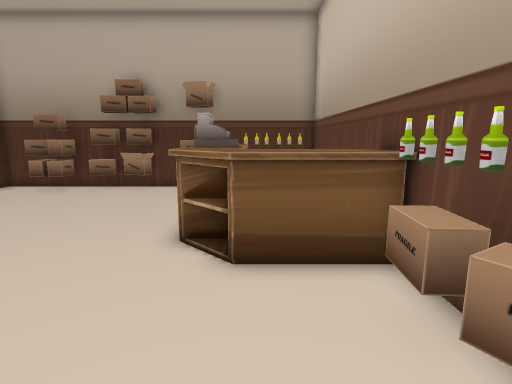
View 1 (above)

17 first-person views from a walk through a scene from a Unity 3-D project. The camera is 1.2 m above the floor, tilts 10° down and sees 80° across. The floor is counted in squares, 0.5 m on a side. Each view is taken from the middle of a square. On the plan, view 1 faces up. The plan holds only what a view shows up to about 19 squares ahead; the rest is blank. The player character is not drawn. Some animated figures are not drawn.

View 2
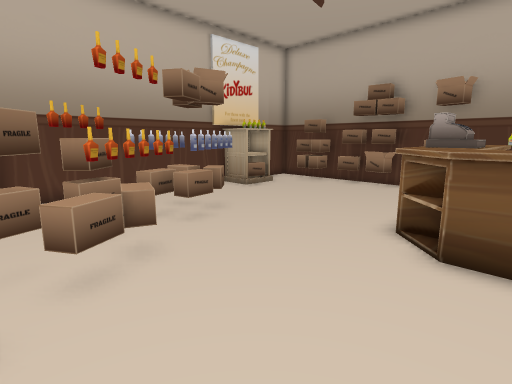

View 3
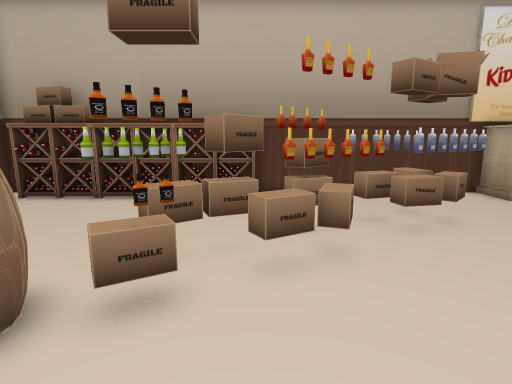

View 4
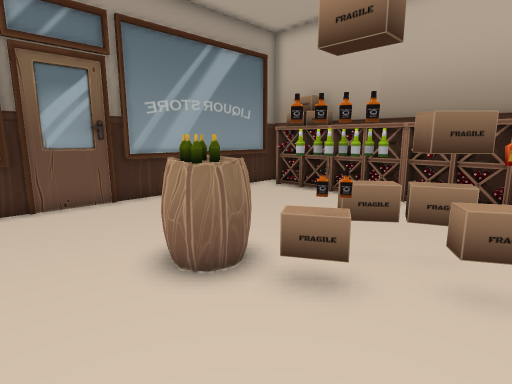

View 5
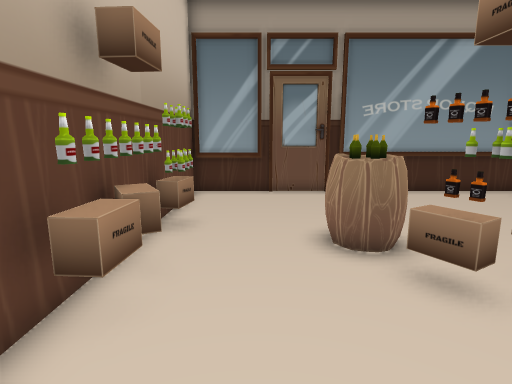

View 6
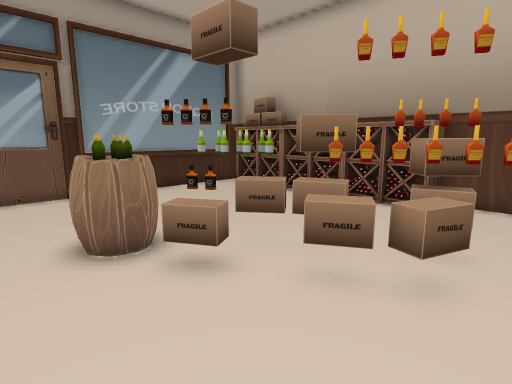

View 7
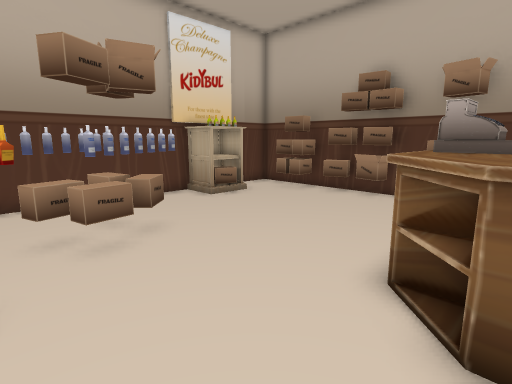

View 8
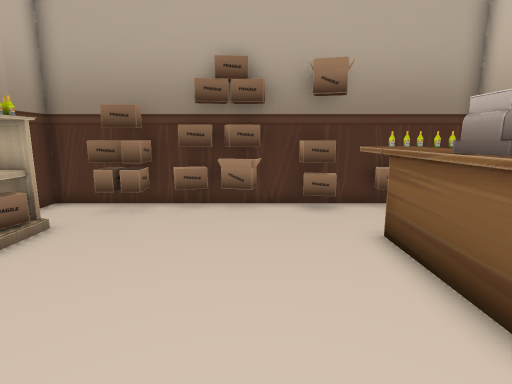

View 9
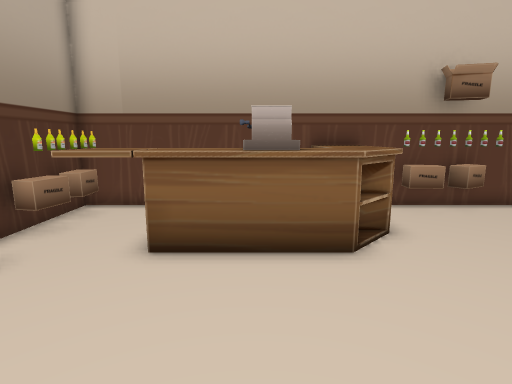

View 10
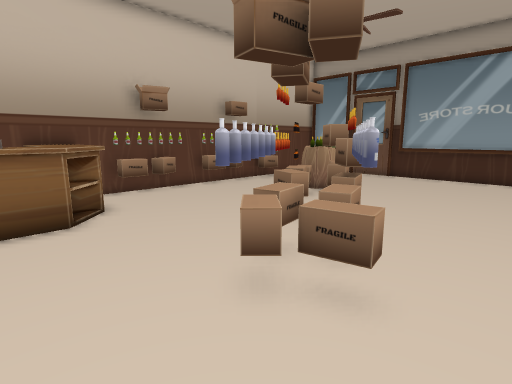

View 11
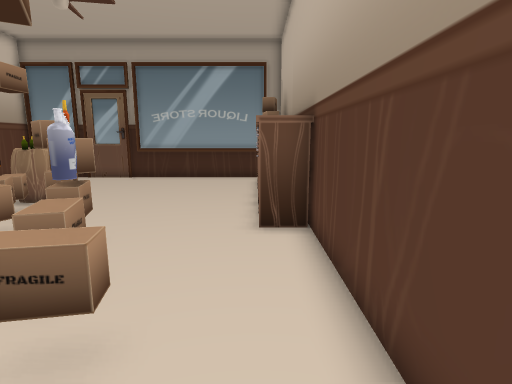

View 12
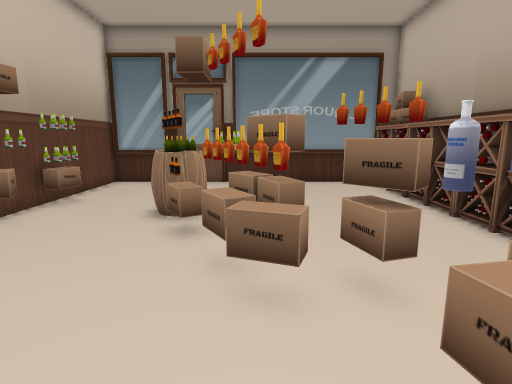

View 13
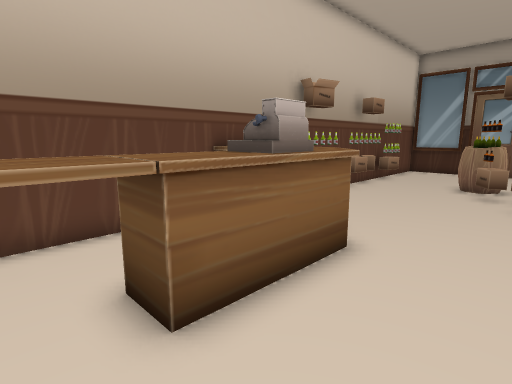

View 14
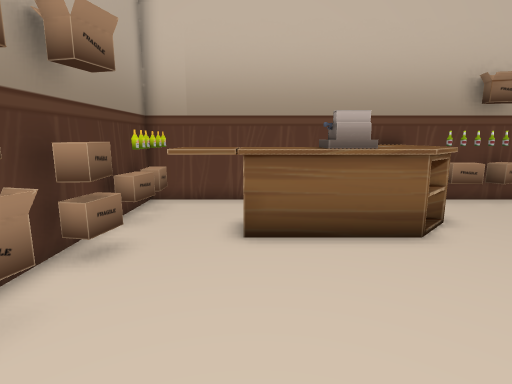

View 15
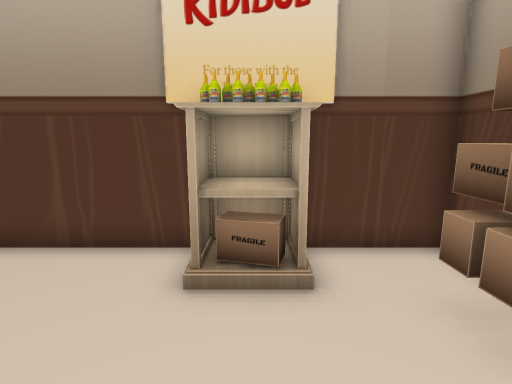

View 16
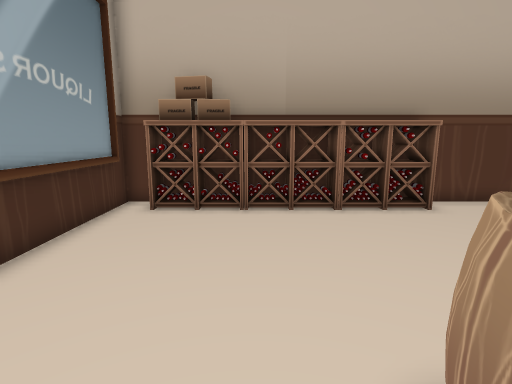

View 17
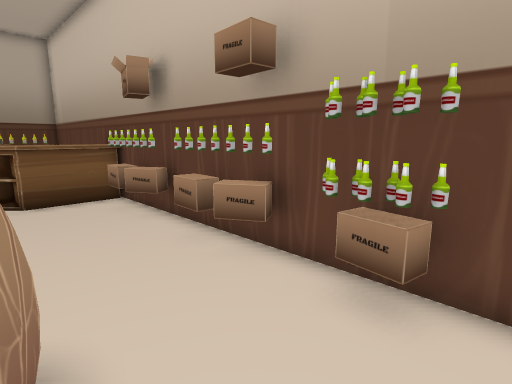

### Floor plan
Points are (right, up) in squares from view 1. A wall is a line through its corners. A room is listed if a view was taken in it or the views show most of it. See-through windows are left out.
Room 1 (views 1, 2, 3, 4, 5, 6, 7, 8, 9, 10, 11, 12, 13, 14, 15, 16, 17)
walls: (-12.5, -2.4) (-12.5, -3.6); (-0.2, -10.7) (2.9, -10.7) (2.9, 15.2) (1.4, 15.2); (-12.5, -9.4) (-12.5, -10.9) (2.9, -10.9); (-0.5, 15.2) (-12.5, 15.2) (-12.5, -0.6); (-11.8, -10.7) (-3.8, -10.7)
objects: other object (-13, -10) to (-11, -7); other object (-13, -6) to (-11, -4); other object (-13, -3) to (-11, 0); other object (-12, -9) to (-12, -8); other object (-12, -7); other object (-11, 10) to (-11, 12); other object (-10, 14); other object (-9, 4); other object (-9, 5) to (-8, 5); other object (-9, 14); other object (-8, 3) to (-8, 4); other object (-8, 6) to (-7, 6); other object (-8, 7); other object (-8, 14); other object (-7, 1) to (-7, 2); other object (-7, 4) to (-7, 5); other object (-7, 14); other object (-6, -1) to (-5, -1); other object (-6, 0) to (-5, 0); other object (-6, 1) to (-5, 2); other object (-6, 4); other object (-6, 14) to (-5, 14); other object (-5, -2) to (-4, -2); other object (-4, -3); other object (-4, 0); other object (-4, 1); other object (-3, -5) to (-2, -3); other object (-3, -2) to (-3, -1); other object (-3, 14); other object (-2, 5) to (2, 13); other object (-2, 8) to (-1, 9); other object (-2, 14); other object (-1, 14) to (0, 15); other object (1, 14) to (2, 15); other object (2, -6) to (2, -5); other object (2, -3) to (2, -2); other object (2, -1) to (2, 0); other object (2, 1) to (2, 2); other object (2, 3) to (2, 4)

Positions as (right, up) in squares from view 1, and headings:
1: (0, 0), facing up
2: (1, -1), facing up-left
3: (1, 0), facing left
4: (1, 1), facing down-left
5: (0, 3), facing down
6: (0, 3), facing down-left
7: (0, 2), facing up-left
8: (-5, 4), facing up
9: (-8, 9), facing right
10: (-11, 9), facing down-right
11: (-11, 8), facing down
12: (-5, 6), facing down
13: (-5, 13), facing down-right
14: (-9, 11), facing right
15: (-6, 11), facing left
16: (-1, -6), facing left
17: (-2, -7), facing up-right
